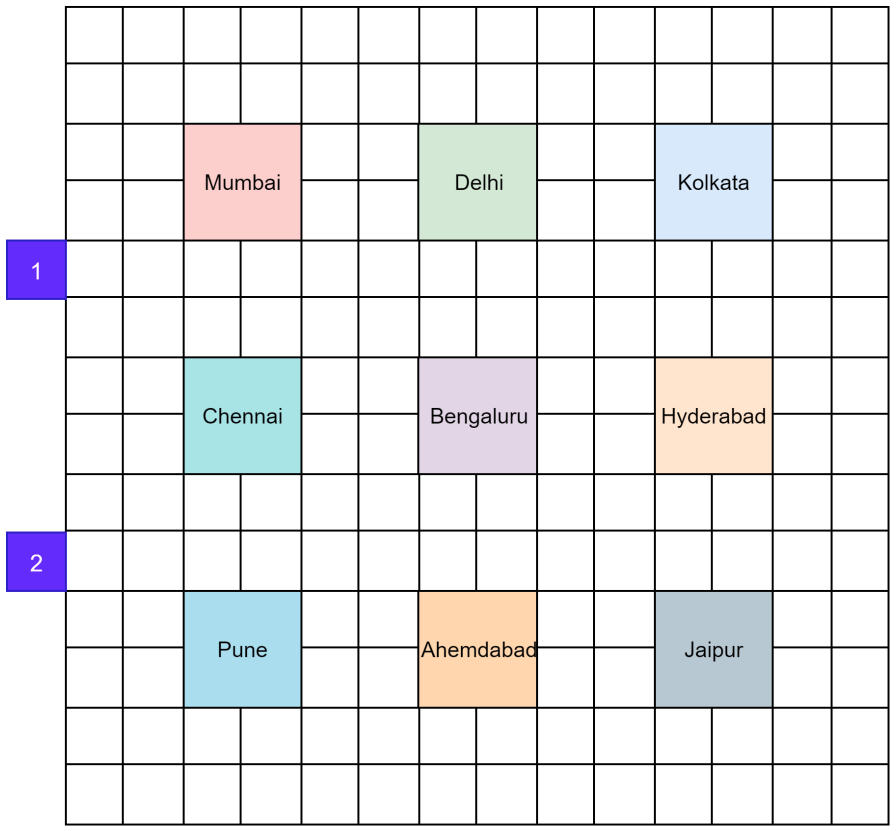
#> input picture grid_arena_r2/src/image_2.png, 896 x 831 px
$ python ip.py
#> lines starting #> are read from the running program, lines starting #| are printed output that depends on the picture; after the words box and inside, x2 and y2 are one past the last pixel; in counts of white or black regions, pixels touching at a corner belong together
import cv2
import numpy as np

def nothing(x):
    pass

frame = cv2.imread('image_2.png')
#> frame is the input picture: shape (831, 896, 3); mean B, G, R 233.1, 231.5, 231.3
frame = cv2.resize(frame, (640, 480))
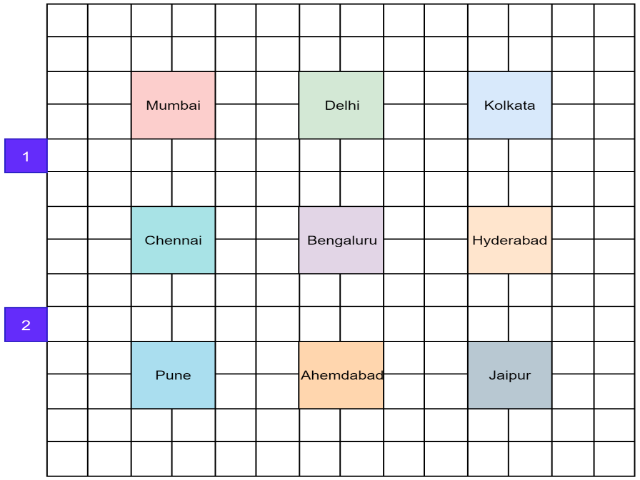
#> frame: shape (480, 640, 3); mean B, G, R 233.1, 231.5, 231.3
img_HSV = cv2.cvtColor(frame, cv2.COLOR_BGR2HSV)
#> img_HSV: shape (480, 640, 3); mean H, S, V 13.1, 10.2, 236.5

cv2.namedWindow("image")


# create trackbars for color change
cv2.createTrackbar('lowH',"image",0,255,nothing)
#> slider 'lowH' is set to 51
cv2.createTrackbar('highH',"image",0,255,nothing)
#> slider 'highH' is set to 255

cv2.createTrackbar('lowS',"image",0,255,nothing)
#> slider 'lowS' is set to 51
cv2.createTrackbar('highS',"image",0,255,nothing)
#> slider 'highS' is set to 255

cv2.createTrackbar('lowV',"image",0,255,nothing)
#> slider 'lowV' is set to 51
cv2.createTrackbar('highV',"image",0,255,nothing)
#> slider 'highV' is set to 255

while True:
    h = cv2.getTrackbarPos("lowH", "image")
    s = cv2.getTrackbarPos("lowS", "image")
    v = cv2.getTrackbarPos("lowV", "image")

    H = cv2.getTrackbarPos("highH", "image")
    S = cv2.getTrackbarPos("highS", "image")
    V = cv2.getTrackbarPos("highV", "image")

    mask = cv2.inRange(img_HSV, np.array([h, s, v]), np.array([H, S, V]))
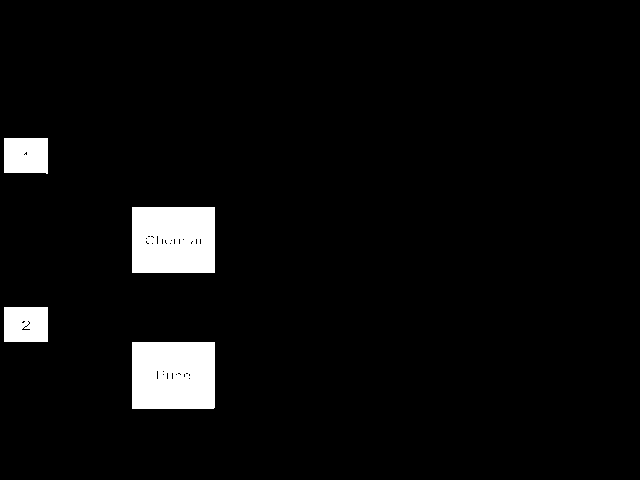
#> mask: shape (480, 640); 4.6% white; 4 white regions, box (x1, y1, x2, y2) and area: (132, 342, 215, 409) 5526, (132, 207, 215, 273) 5424, (4, 138, 48, 174) 1537, (4, 307, 48, 342) 1519
    output = cv2.bitwise_and(frame, frame, mask = mask)
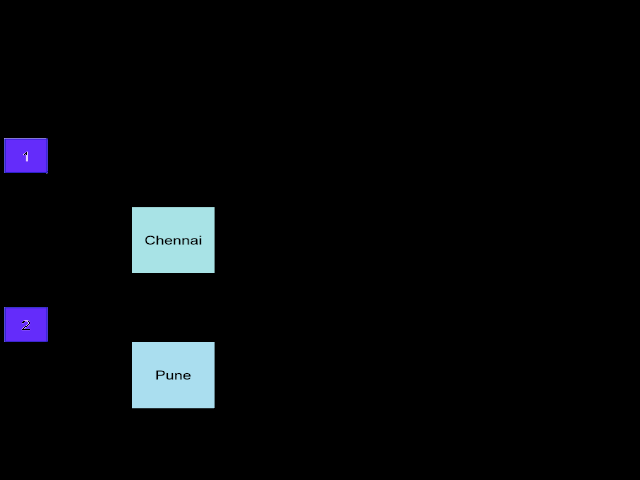
#> output: shape (480, 640, 3); mean B, G, R 10.6, 8.3, 6.8
    output = cv2.cvtColor(output, cv2.COLOR_BGR2GRAY)
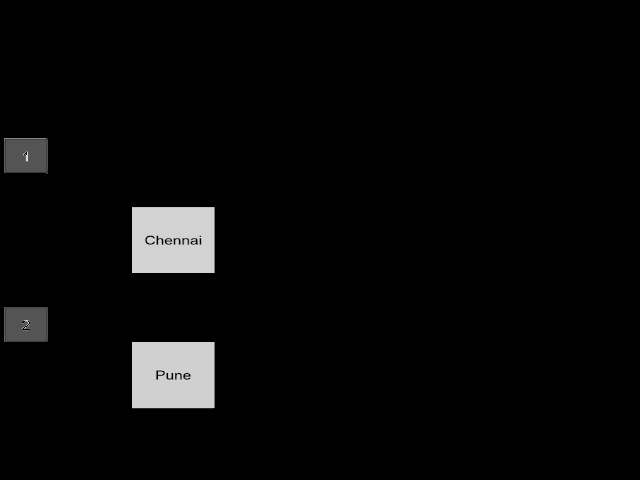
#> output: shape (480, 640); min 0, max 214, mean 8.1

    ret, threshold = cv2.threshold(output, 25, 255, cv2.THRESH_BINARY_INV)

    cv2.imshow("image", frame)
    cv2.imshow("threshold", output)

    if cv2.waitKey(25) and 0xFF == ord('q'):
#> (key q is pressed here)
            break

cv2.destroyAllWindows()
